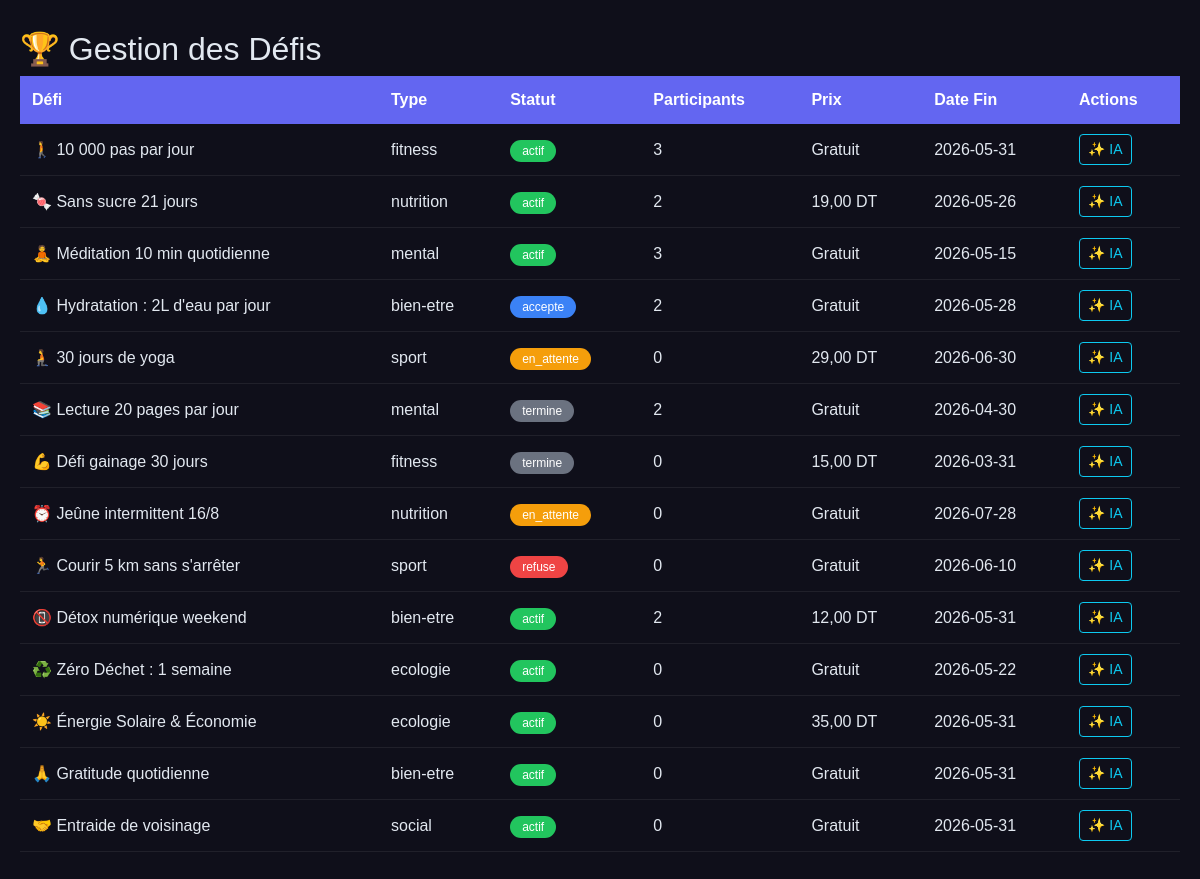
Page /view/backend/challenges/listChallenges.php on the committed database.
### tables this page shows
CREATE TABLE IF NOT EXISTS `challenge` (
    `id`           INT            NOT NULL AUTO_INCREMENT,
    `titre`        VARCHAR(255)   NOT NULL,
    `description`  TEXT           NOT NULL,
    `type`         VARCHAR(100)   NOT NULL
                   COMMENT 'Ex: fitness, nutrition, bien-être, sport, mental',
    `objectif`     VARCHAR(255)   NOT NULL
                   COMMENT 'Description textuelle de l objectif',
    `valeur_cible` INT            NOT NULL DEFAULT 0
                   COMMENT 'Valeur numérique à atteindre (ex: 10 000 pas)',
    `date_debut`   DATE           NOT NULL,
    `date_fin`     DATE           NOT NULL,
    `statut`       ENUM(
                       'en_attente',
                       'actif',
                       'termine',
                       'accepte',
                       'refuse'
                   )              NOT NULL DEFAULT 'en_attente',
    `streak_icon`  VARCHAR(10)    DEFAULT '🔥'
                   COMMENT 'Emoji icône du défi',
    `image`        TEXT           DEFAULT NULL
                   COMMENT 'URL ou chemin de l image du défi',
    `est_payant`   TINYINT(1)     NOT NULL DEFAULT 0
                   COMMENT '1 = défi payant, 0 = gratuit',
    `prix`         DECIMAL(10,2)  NOT NULL DEFAULT 0.00
                   COMMENT 'Prix du défi si payant',

     
    `nb_vues`      INT            NOT NULL DEFAULT 0
                   COMMENT 'Nombre de fois que le défi a été consulté',
    `nb_likes`     INT            NOT NULL DEFAULT 0
                   COMMENT 'Nombre total de likes (mis à jour par trigger ou code)',
    `ordre`        INT            NOT NULL DEFAULT 0
                   COMMENT 'Ordre d affichage pour le drag-and-drop admin',

    `created_at`   TIMESTAMP      NOT NULL DEFAULT CURRENT_TIMESTAMP,
    `updated_at`   TIMESTAMP      NOT NULL DEFAULT CURRENT_TIMESTAMP
                   ON UPDATE CURRENT_TIMESTAMP,

    PRIMARY KEY (`id`),
    INDEX `idx_statut`     (`statut`),
    INDEX `idx_type`       (`type`),
    INDEX `idx_date_debut` (`date_debut`),
    INDEX `idx_ordre`      (`ordre`)
);

### controller/challenge.controller.php (called while the page is built, shortened)
<?php
class ChallengeController {
    public function listChallenges($userId = 0) {
        $sql = "SELECT c.*,
                    COUNT(DISTINCT p.id) AS participants_count,
                    (SELECT COUNT(*) FROM challenge_likes cl WHERE cl.id_challenge = c.id AND cl.id_user = :uid) > 0 AS is_liked
                FROM challenge c
                LEFT JOIN participant p ON p.id_challenge = c.id
                GROUP BY c.id
                ORDER BY c.ordre ASC, c.date_debut DESC, c.id DESC";
        $db = Config::getConnexion();
        try {
            $query = $db->prepare($sql);
            $query->execute(['uid' => (int)$userId]);
            return $query->fetchAll();
        } catch (Exception $e) {
            error_log('Erreur listChallenges: ' . $e->getMessage());
            return [];
        }
    }
}
?>

### view/backend/challenges/listChallenges.php (the view, shortened to what this page needs)
<?php
require_once(__DIR__ . '/../../../controller/challenge.controller.php');
$challengeC = new ChallengeController();
$idUser = (int)($_SESSION['user_id'] ?? 1);
$list = $challengeC->listChallenges($idUser);
?>
<!DOCTYPE html>
<html lang="fr">
<head>
    <link rel="stylesheet" href="https://cdn.jsdelivr.net/npm/bootstrap@5.3.0/dist/css/bootstrap.min.css"/>
    <link rel="stylesheet" href="https://cdn.lineicons.com/4.0/lineicons.css"/>
</head>
<body>
<div class="container-main">
    <h2>🏆 Gestion des Défis</h2>
    <table>
        <thead>
            <tr>
                <th>Défi</th>
                <th>Type</th>
                <th>Statut</th>
                <th>Participants</th>
                <th>Prix</th>
                <th>Date Fin</th>
                <th>Actions</th>
            </tr>
        </thead>
        <tbody>
        <?php foreach ($list as $c): ?>
            <tr>
                <td><?= htmlspecialchars($c['streak_icon'] . ' ' . $c['titre']) ?></td>
                <td><?= htmlspecialchars($c['type']) ?></td>
                <td>
                    <span class="badge-statut badge-<?= htmlspecialchars($c['statut']) ?>">
                        <?= htmlspecialchars($c['statut']) ?>
                    </span>
                </td>
                <td><?= (int)$c['participants_count'] ?></td>
                <td>
                    <?= ((int)($c['est_payant'] ?? 0) === 1)
                        ? htmlspecialchars(number_format((float)($c['prix'] ?? 0), 2, ',', ' ') . ' DT')
                        : 'Gratuit' ?>
                </td>
                <td><?= htmlspecialchars($c['date_fin']) ?></td>
                <td>
                    <button class="btn btn-sm btn-outline-info" onclick="showAISummary(<?= $c['id'] ?>)">✨ IA</button>
                </td>
            </tr>
        <?php endforeach; ?>
        </tbody>
    </table>
</div>
</body>
</html>

### view/backend/challenges/listChallenges.php (style rules this page uses)
body { background:#0f0f1a; color:#e2e8f0; font-family:Arial,sans-serif; }
.container-main { max-width:1200px; margin:auto; padding:30px 20px; }
table { width:100%; border-collapse:collapse; }
th { background:#6366f1; color:#fff; padding:12px; text-align:left; }
td { padding:10px 12px; border-bottom:1px solid rgba(255,255,255,0.07); }
.badge-statut { padding:4px 12px; border-radius:20px; font-size:12px; color:#fff; }
.badge-actif { background:#22c55e; }
.badge-termine { background:#6b7280; }
.badge-en_attente { background:#f59e0b; }
.badge-accepte { background:#3b82f6; }
.badge-refuse { background:#ef4444; }

### rows in the picture
challenge: streak_icon+titre "🚶 10 000 pas par jour", type "fitness", statut "actif", participants_count "3", est_payant "Gratuit", date_fin "2026-05-31"
challenge: streak_icon+titre "🍬 Sans sucre 21 jours", type "nutrition", statut "actif", participants_count "2", prix "19,00 DT", date_fin "2026-05-26"
challenge: streak_icon+titre "🧘 Méditation 10 min quotidienne", type "mental", statut "actif", participants_count "3", est_payant "Gratuit", date_fin "2026-05-15"
challenge: streak_icon+titre "💧 Hydratation : 2L d'eau par jour", type "bien-etre", statut "accepte", participants_count "2", est_payant "Gratuit", date_fin "2026-05-28"
challenge: streak_icon+titre "🧎 30 jours de yoga", type "sport", statut "en_attente", participants_count "0", prix "29,00 DT", date_fin "2026-06-30"
challenge: streak_icon+titre "📚 Lecture 20 pages par jour", type "mental", statut "termine", participants_count "2", est_payant "Gratuit", date_fin "2026-04-30"
challenge: streak_icon+titre "💪 Défi gainage 30 jours", type "fitness", statut "termine", participants_count "0", prix "15,00 DT", date_fin "2026-03-31"
challenge: streak_icon+titre "⏰ Jeûne intermittent 16/8", type "nutrition", statut "en_attente", participants_count "0", est_payant "Gratuit", date_fin "2026-07-28"
challenge: streak_icon+titre "🏃 Courir 5 km sans s'arrêter", type "sport", statut "refuse", participants_count "0", est_payant "Gratuit", date_fin "2026-06-10"
challenge: streak_icon+titre "📵 Détox numérique weekend", type "bien-etre", statut "actif", participants_count "2", prix "12,00 DT", date_fin "2026-05-31"
challenge: streak_icon+titre "♻️ Zéro Déchet : 1 semaine", type "ecologie", statut "actif", participants_count "0", est_payant "Gratuit", date_fin "2026-05-22"
challenge: streak_icon+titre "☀️ Énergie Solaire & Économie", type "ecologie", statut "actif", participants_count "0", prix "35,00 DT", date_fin "2026-05-31"
challenge: streak_icon+titre "🙏 Gratitude quotidienne", type "bien-etre", statut "actif", participants_count "0", est_payant "Gratuit", date_fin "2026-05-31"
challenge: streak_icon+titre "🤝 Entraide de voisinage", type "social", statut "actif", participants_count "0", est_payant "Gratuit", date_fin "2026-05-31"
